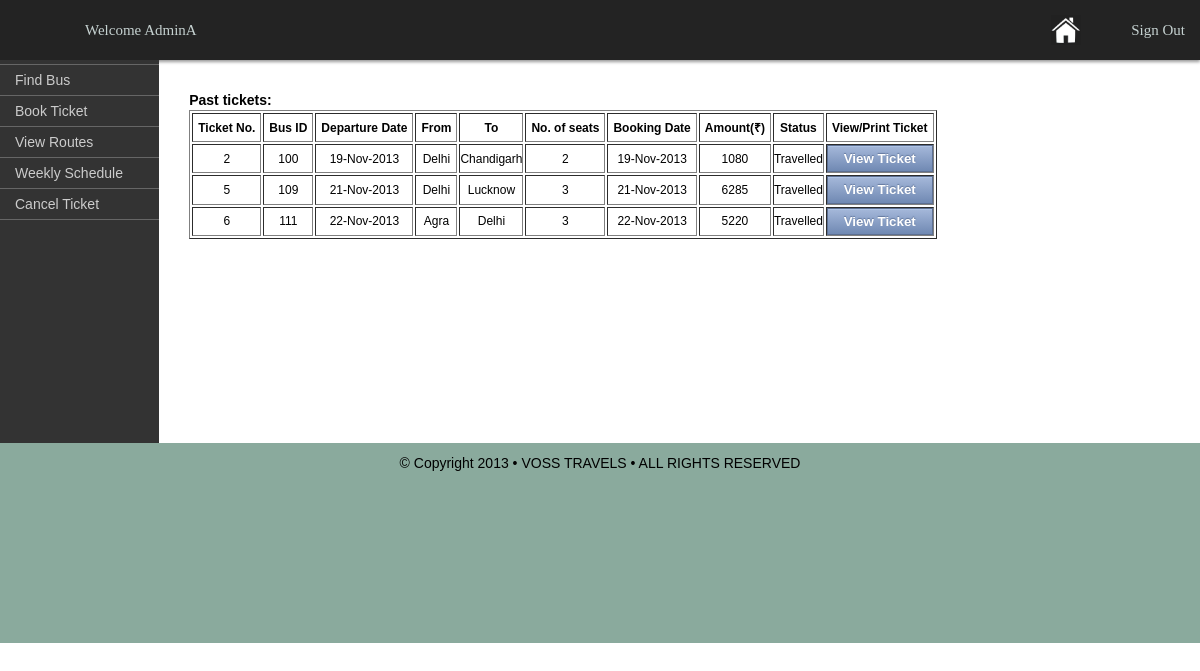
The page /client/user_past_tickets.php (signed in) on the database its author committed.
### tables this page shows
CREATE TABLE IF NOT EXISTS `ticket` (
  `ticketid` int(11) NOT NULL AUTO_INCREMENT,
  `busid` int(11) DEFAULT NULL,
  `userid` int(11) DEFAULT NULL,
  `departuredate` date DEFAULT NULL,
  `seat1` int(11) DEFAULT '0',
  `seat2` int(11) DEFAULT '0',
  `seat3` int(11) DEFAULT '0',
  `passenger1` varchar(40) DEFAULT NULL,
  `passenger2` varchar(40) DEFAULT NULL,
  `passenger3` varchar(40) DEFAULT NULL,
  `amount` int(11) DEFAULT NULL,
  `no_of_seats` int(11) DEFAULT '0',
  `bookingdate` date DEFAULT NULL,
  PRIMARY KEY (`ticketid`),
  KEY `busid` (`busid`),
  KEY `userid` (`userid`)
);

CREATE TABLE IF NOT EXISTS `route` (
  `routeid` int(11) NOT NULL AUTO_INCREMENT,
  `source` varchar(40) NOT NULL,
  `destination` varchar(40) NOT NULL,
  `distance` int(11) DEFAULT NULL,
  PRIMARY KEY (`routeid`)
);

### client/user_past_tickets.php (the view, shortened to what this page needs)
<?php
	require_once './database_connect.php';
?>
<html>
<head>
<link href="./css/2net2.css" rel="stylesheet" type="text/css" />
<link href="./css/form_css.css" rel="stylesheet" type="text/css" />
</head>
<body>
	    <div id='topbar'>
		<ul>
		   <?php
				if ( isset($_SESSION['logged_in']) && $_SESSION['logged_in']==true )
				{	 echo"<li><a href='./css2_sign_out.php'><span>Sign Out</span></a>";
				}
				else if ( !isset($_SESSION['logged_in']) || $_SESSION['logged_in']==false )
                {	echo "<li><a href='./css2_create_account.php'>Create Account</a></li>";
					echo "<li><a href='./css2_sign_in.php'>Login</a></li>";
				}
			?>
		   <li class='active'><a href='0211.php'><img src="images/home-icon.jpg" width="30" height="30" style="margin-top:15px" background="#000"></a></li>
			<?php
				if ( isset($_SESSION['logged_in']) && $_SESSION['logged_in']==true )
				{ echo "<li style='float:left; margin-left:50px' class='has-sub'><a href='#'><span>Welcome ". $_SESSION['name'] ."</span></a>";
				  echo"</li>";
				}
			?>
		</ul>
		</div>
<div id="tablestruct">
  <div id="row">
          <div class="sidebar2">
              <ul class="nav">
                 <li><a href="./css2_findbus.php">Find Bus</a></li>
                 <li><a href="./css2_bookticket1.php">Book Ticket</a></li>
                 <li><a href="./view_route.php">View Routes</a></li>
                 <li><a href="./view_schedule.php">Weekly Schedule</a></li>
                 <li><a href="./cancelticket.php">Cancel Ticket</a></li>
                </ul>
        </div>
  <div class="content">
  <?php
	if( isset($_SESSION['logged_in']) )
	{	echo "<br><b>Past tickets:</b>";
		$query = "SELECT ticketid, busid,departuredate, no_of_seats,bookingdate, amount FROM ticket where userid=". $_SESSION['userid']. ";";
		$result = mysql_query($query, $db_connection) or die("query error". mysql_error());
		$num_rows = mysql_num_rows($result);
		if( $num_rows==0 )
		{	echo "<b>No tickets purchased.</b>";
		}
		else
		{	echo "<table border='1' cellpadding='5'>
						 <tr><th>Ticket No.</th>
							 <th> Bus ID </th>
							 <th>Departure Date</th>
							 <th> From  </th>
							 <th>To</th>
							 <th>No. of seats</th>
							 <th>Booking Date</th>
							 <th>Amount(₹)</th>
							 <th>Status</th>
							 <th>View/Print Ticket</th>
						</tr>";
			while($row = mysql_fetch_array($result))
			{	echo "<tr>";
				echo "<td>" . $row["ticketid"]. "</td>";
				echo "<td>" . $row["busid"]. "</td>";
				$departuredate = $row["departuredate"];
				$departuredate = date('d-M-Y', strtotime($departuredate));
				echo "<td>" . $departuredate. "</td>";
				$timestamp= strtotime($departuredate);
				$day = date("l", $timestamp);
				$route_query = "SELECT routeid FROM schedule where busid=". $row["busid"]. " and ". $day ."=1;";
				$route_result = mysql_query($route_query, $db_connection) or die("query error". mysql_error());
				$route_row = mysql_fetch_row($route_result);
				$routeid = $route_row[0];
				$city_query = "SELECT source,destination FROM route where routeid=". $routeid.";";
				$city_result = mysql_query($city_query, $db_connection) or die("query error". mysql_error());
				$city_row = mysql_fetch_row($city_result);
				$source = $city_row[0];
				$destination = $city_row[1];
				$source = ucfirst($source);
				$destination = ucfirst($destination);
				echo "<td>" . $source. "</td>";
				echo "<td>" . $destination. "</td>";
				echo "<td>" . $row["no_of_seats"]. "</td>";
				$bookingdate = $row["bookingdate"];
				$bookingdate = date('d-M-Y', strtotime($bookingdate));
				echo "<td>" . $bookingdate. "</td>";
				echo "<td>" . $row["amount"]. "</td>";
				if( $row["departuredate"] > date("Y-m-d") )
				{
					echo '<form method="post" action="cancelticket.php">';
					echo'<input type="hidden" name="ticketid" value='.$row["ticketid"].'>';
					echo'<td><input type="submit" name="cancel" value="Cancel Ticket"  class="button" style="width:100%" /></td>';
					echo'</form>';
				}
				else if( $row["departuredate"] < date("Y-m-d") )
				{	echo"<td>Travelled</td>";
				}
				else
				{	echo"<td>Journey today</td>";
				}
				echo '<form method="post" action="viewticket.php">';
				echo'<td><input type="submit" name="view" value="View Ticket"  class="button" style="width:100%" /></td>';
				echo'</form>';
				echo"</tr>";
			}
			echo"</table>";
		}
	}
	?>
  </div>
 </div>
</div>
  <div class="footer">
    <p align="center">&copy Copyright 2013 &bull;  VOSS TRAVELS &bull;  ALL RIGHTS RESERVED</p>
  </div>
</body>
</html>

### client/css/2net2.css (style rules this page uses)
html, body { margin: 0; padding: 0; }
body { font-family: Verdana, Arial; font-size: 14px; line-height: 20px; background-color: #FFF; color: #000; }
table { margin-left: 30px; }
td,th { text-align: center; height:16px; font-size: 12px; }
th { padding: 5px; }
b { margin-left: 30px; }
ul, ol, dl { padding: 0; margin: 0; }
#tablestruct { display: table; }
#row { display: table-row; }
.sidebar2,.content { display: table-cell; }
.content { padding: 10px 0; width: 100%; height:383px; }
.sidebar2 { width: 17%; background-color: #333; padding-bottom: 10px; }
ul.nav { list-style: none; border-top: 1px solid #666; margin-bottom: 15px; }
ul.nav li { border-bottom: 1px solid #666; font-family: 90% 'Lucida Sans Unicode', 'Bitstream Vera Sans', 'Trebuchet Unicode MS', 'Lucida Grande', Verdana, Helvetica, sans-serif; }
ul.nav a, ul.nav a:visited { padding: 5px 5px 5px 15px; display: block; text-decoration: none; background-color: #333; color: #ccc; }
#topbar ul { margin: 0; padding: 0; }
#topbar li { margin: 0; padding: 0; }
#topbar a { margin: 0; padding: 0; }
#topbar ul { list-style: none; }
#topbar a { text-decoration: none; }
#topbar { height: 60px; background-color: #232323; box-shadow: 0px 2px 3px rgba(0, 0, 0, 0.4); }
#topbar > ul > li { float: right; margin-right: 15px; position: relative; }
#topbar > ul > li > a { color:#C5D1D0; font-family: Verdana, 'Lucida Grande'; font-size: 15px; line-height: 60px; margin-left:35px; -webkit-transition: color .15s; -moz-transition: color .15s; -o-transition: color .15s; transition: color .15s; }
.footer { padding: 10px 0; background-color:#8AAA9D; height:180px; color:#000; position: relative; clear: both; }

### client/css/form_css.css (style rules this page uses)
* { margin: 0; padding: 0; }
a { text-decoration: none; }
.button { font-weight: bold; line-height: 1; padding: 6px 10px; cursor:pointer; color: #fff; text-align: center; text-shadow: 0 -1px 1px #64799e; background: #a5b8da; background: -moz-linear-gradient(top, #a5b8da 0%, #7089b3 100%); background: -webkit-gradient(linear, 0% 0%, 0% 100%, from(#a5b8da), to(#7089b3)); border: 1px solid #5c6f91; -moz-box-shadow: inset 0 1px 0 0 #aec3e5; -webkit-box-shadow: inset 0 1px 0 0 #aec3e5; box-shadow: inset 0 1px 0 0 #aec3e5; }

### rows shown on the page
ticket: ticketid "2", busid "100", departuredate "19-Nov-2013", route.source "Delhi", route.destination "Chandigarh", no_of_seats "2", bookingdate "19-Nov-2013", amount "1080", shows "Travelled"
ticket: ticketid "5", busid "109", departuredate "21-Nov-2013", route.source "Delhi", route.destination "Lucknow", no_of_seats "3", bookingdate "21-Nov-2013", amount "6285", shows "Travelled"
ticket: ticketid "6", busid "111", departuredate "22-Nov-2013", route.source "Agra", route.destination "Delhi", no_of_seats "3", bookingdate "22-Nov-2013", amount "5220", shows "Travelled"

### other values the page prints
$_SESSION['name'] "AdminA"
